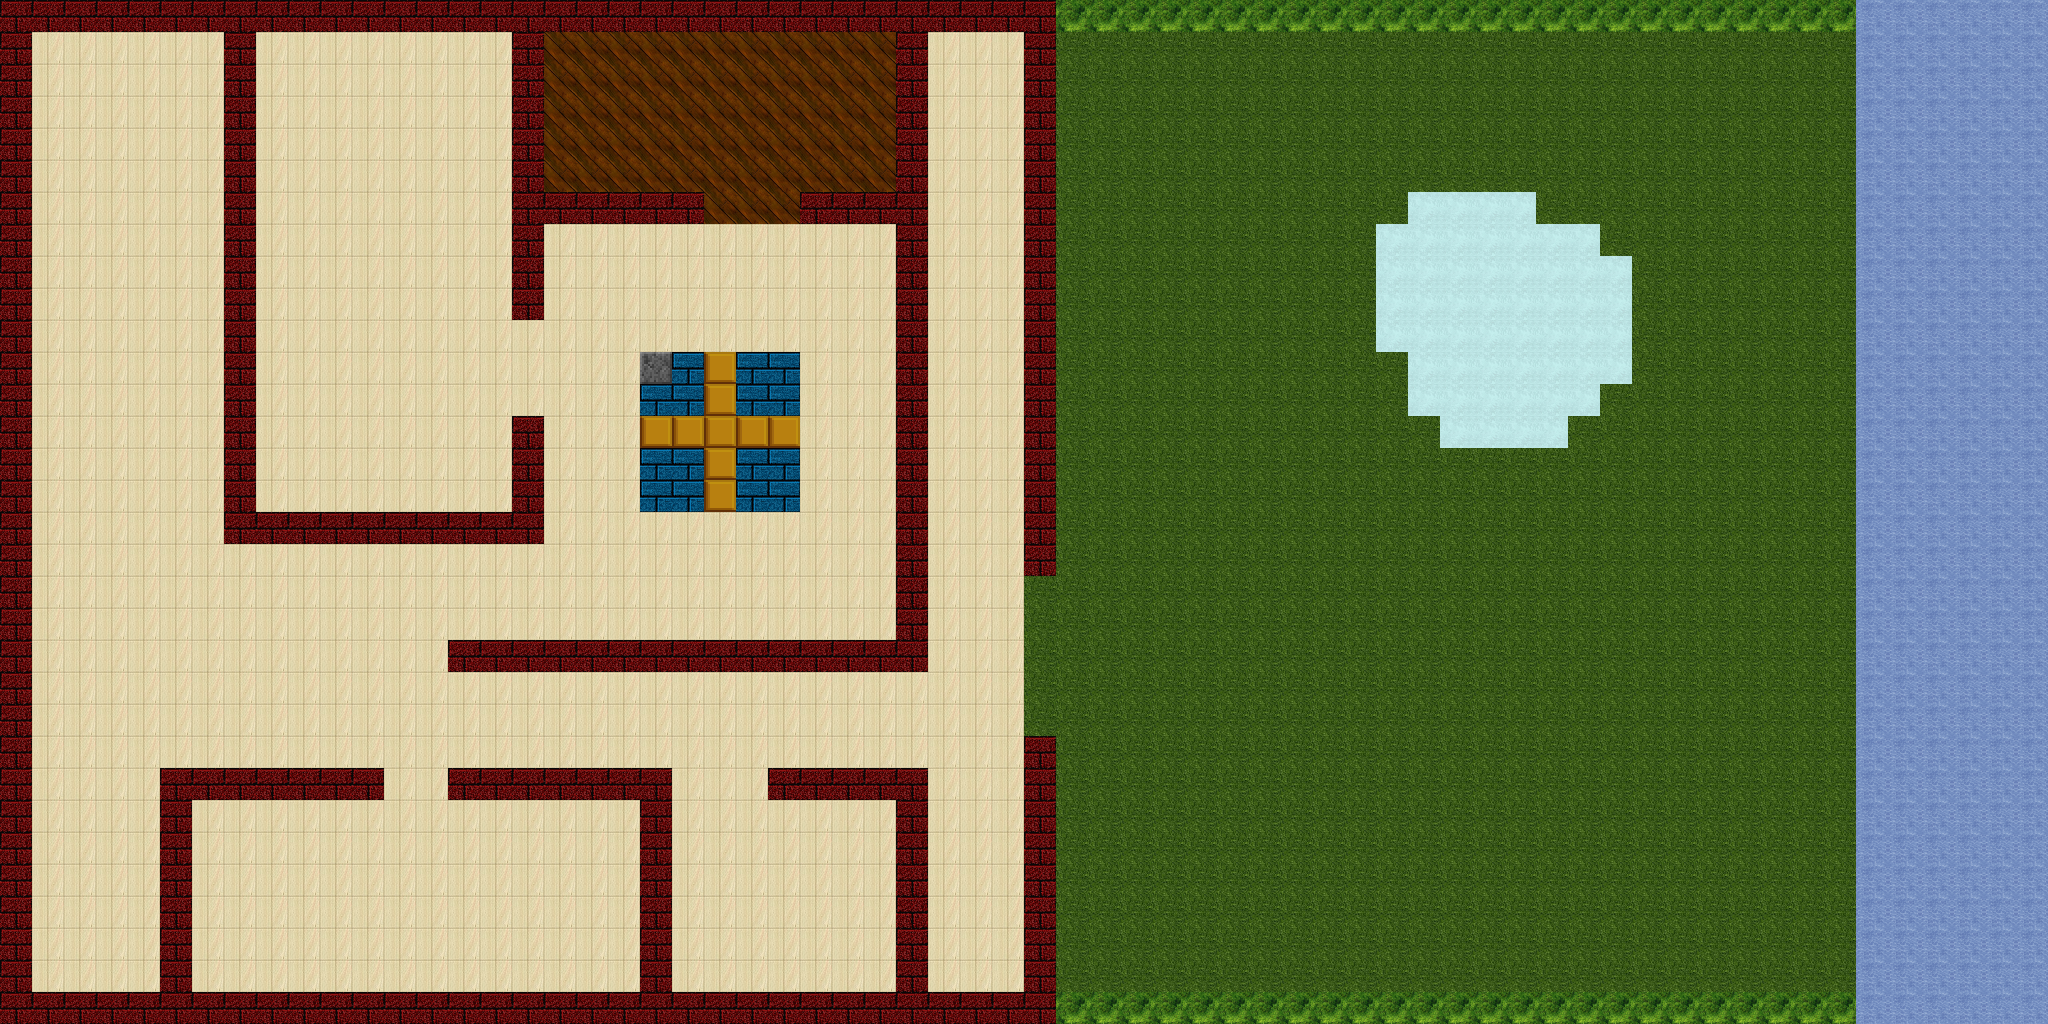

Rendered tile map (Tiled .tmx) drawn with the repository's tilesets; below, a short description and the map source with its tile grids summarised:
An orthogonal 64x32 tile map with 32x32 px tiles, 1 tile layer (Tile Layer 1), 2 tilesets.

<map version="1.0" orientation="orthogonal" width="64" height="32" tilewidth="32" tileheight="32">
 <tileset firstgid="1" name="teste" tilewidth="32" tileheight="32">
  <image source="dungeontiles.png" width="128" height="256" />
 </tileset>
 <tileset firstgid="33" name="blocks1" tilewidth="32" tileheight="32" spacing="2" margin="2">
  <image source="blocks1.png" width="640" height="400" />
 </tileset>
 <layer name="Tile Layer 1" width="64" height="32">
  <data>[2048 cells, 2048 non-empty, 10 distinct tile ids]</data>
 </layer>
</map>